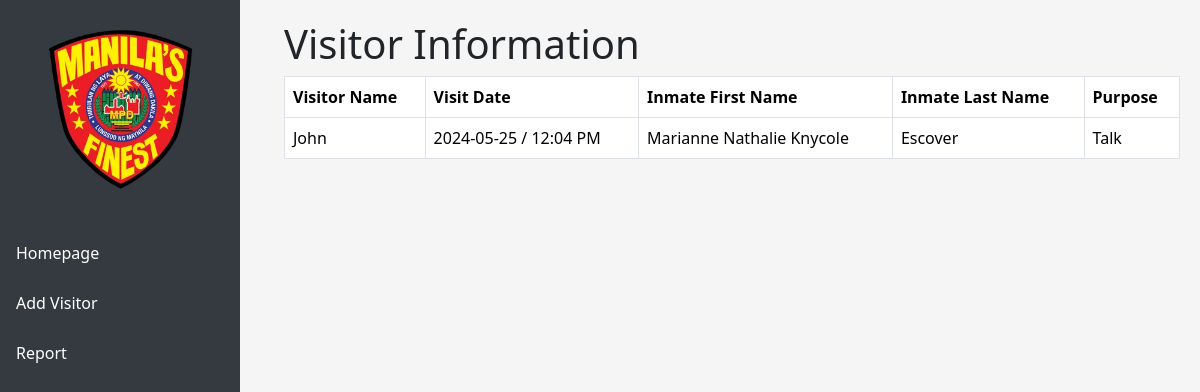
The app's page /visitors.php (signed in) with its own data.
### tables this page shows
CREATE TABLE `visitor` (
  `visitor_id` int(11) NOT NULL,
  `visitor_name` varchar(100) NOT NULL,
  `inmate_id` int(11) DEFAULT NULL,
  `visit_datetime` datetime DEFAULT NULL,
  `purpose` text DEFAULT NULL
);

CREATE TABLE `admitted` (
  `con_id` int(10) NOT NULL,
  `con_fname` varchar(50) NOT NULL,
  `con_mname` varchar(50) NOT NULL,
  `con_lname` varchar(50) NOT NULL,
  `con_age` int(2) NOT NULL,
  `con_gender` char(1) NOT NULL,
  `con_case` varchar(200) NOT NULL,
  `con_date_admitted` date NOT NULL,
  `con_date_rel` date NOT NULL,
  `con_profile` longblob NOT NULL
);

### visitors.php (the view, shortened to what this page needs)
<?php
$servername = "localhost";
$dbUsername = "root";
$dbPassword = "";
$dbName = "prison_mgmt";
$conn = new mysqli($servername, $dbUsername, $dbPassword, $dbName);
$conn->query("SET time_zone = '+08:00';");
$sql = "SELECT v.visitor_name,
        DATE_FORMAT(v.visit_datetime, '%Y-%m-%d / %h:%i %p') AS visit_datetime,
        NOW() AS system_datetime,
        v.purpose,
        a.con_fname,
        a.con_lname
        FROM visitor v
        INNER JOIN admitted a ON v.inmate_id = a.con_id";
$result = $conn->query($sql);
$visitors = array();
if ($result->num_rows > 0) {
    while ($row = $result->fetch_assoc()) {
        $visitors[] = $row;
    }
}
?>
<!DOCTYPE html>
<html lang="en">
<head>
    <link rel="stylesheet" href="https://cdn.jsdelivr.net/npm/bootstrap/dist/css/bootstrap.min.css">
</head>
<body>
    <div class="sidebar">
        <a href="homepage.php"><img src="img/police-logo.png" alt="Police Logo" class="mx-auto d-block mb-4 logo-img"></a>
        <a href="homepage.php">Homepage</a>
        <a href="#" data-bs-toggle="modal" data-bs-target="#addVisitorModal">Add Visitor</a>
        <a href="report_visitor.php">Report</a>
    </div>
    <div class="content">
        <h1>Visitor Information</h1>
        <table class="table table-bordered">
            <thead>
                <tr>
                    <th>Visitor Name</th>
                    <th>Visit Date</th>
                    <th>Inmate First Name</th>
                    <th>Inmate Last Name</th>
                    <th>Purpose</th>
                </tr>
            </thead>
            <tbody>
                <?php foreach ($visitors as $visitor): ?>
                    <tr>
                        <td><?php echo htmlspecialchars($visitor['visitor_name'], ENT_QUOTES, 'UTF-8'); ?></td>
                        <td><?php echo htmlspecialchars($visitor['visit_datetime'], ENT_QUOTES, 'UTF-8'); ?></td>
                        <td><?php echo htmlspecialchars($visitor['con_fname'], ENT_QUOTES, 'UTF-8'); ?></td>
                        <td><?php echo htmlspecialchars($visitor['con_lname'], ENT_QUOTES, 'UTF-8'); ?></td>
                        <td><?php echo htmlspecialchars($visitor['purpose'], ENT_QUOTES, 'UTF-8'); ?></td>
                    </tr>
                <?php endforeach; ?>
            </tbody>
        </table>
    </div>
</body>
</html>

### visitors.php (style rules this page uses)
body { background-color: #f5f5f5; }
.sidebar { background-color: #343a40; color: #ffffff; height: 100vh; width: 20%; position: fixed; top: 0; left: 0; padding-top: 20px; }
.sidebar a { padding: 8px 16px; display: block; color: #ffffff; text-decoration: none; margin-bottom: 10px; }
.logo-img { width: 150px; }
.content { margin-left: 22%; padding: 20px; }

### records on screen
visitor: visitor_name "John", visit_datetime "2024-05-25 / 12:04 PM", inmate.con_fname "Marianne Nathalie Knycole", inmate.con_lname "Escover", purpose "Talk"
